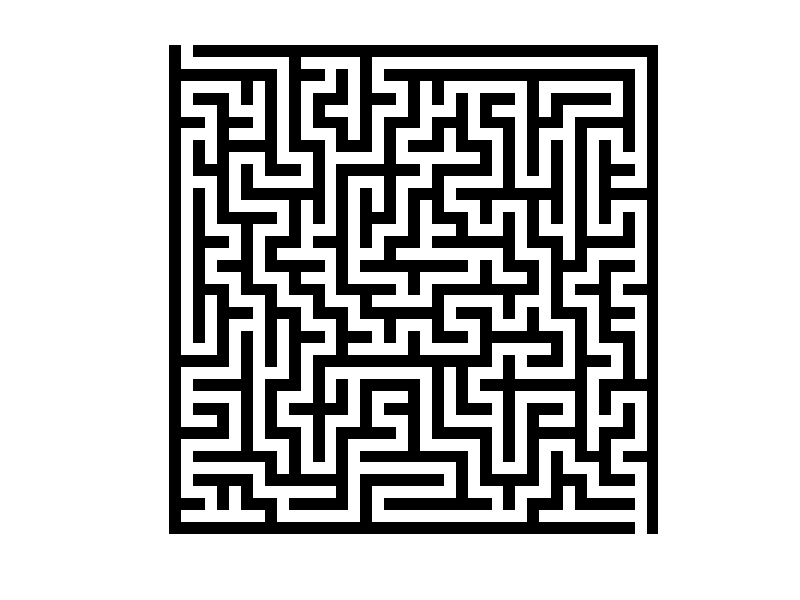

Write the MATLAB code that produced this figure.
function createMaze()
    rows = 41; 
    cols = 41; 
    maze = ones(rows, cols);
    start_row = 2;
    start_col = 2;
    maze(start_row, start_col) = 0;
    maze = generateMaze(start_row, start_col, maze, rows, cols);
    maze(1, 2) = 0; 
    maze(rows, cols - 1) = 0;  
    figure;
    imagesc(maze);
    colormap([1 1 1; 0 0 0]); 
    axis equal off;
    saveas(gcf, 'laberinto.png');
end

function maze = generateMaze(row, col, maze, rows, cols)
    directions = [0 2; 2 0; 0 -2; -2 0];
    directions = directions(randperm(4), :);    
    for i = 1:4
        newRow = row + directions(i, 1);
        newCol = col + directions(i, 2);
        if newRow > 1 && newRow < rows && newCol > 1 && newCol < cols && maze(newRow, newCol) == 1
            maze(newRow - directions(i, 1)/2, newCol - directions(i, 2)/2) = 0;
            maze(newRow, newCol) = 0;
            maze = generateMaze(newRow, newCol, maze, rows, cols);
        end
    end
end
